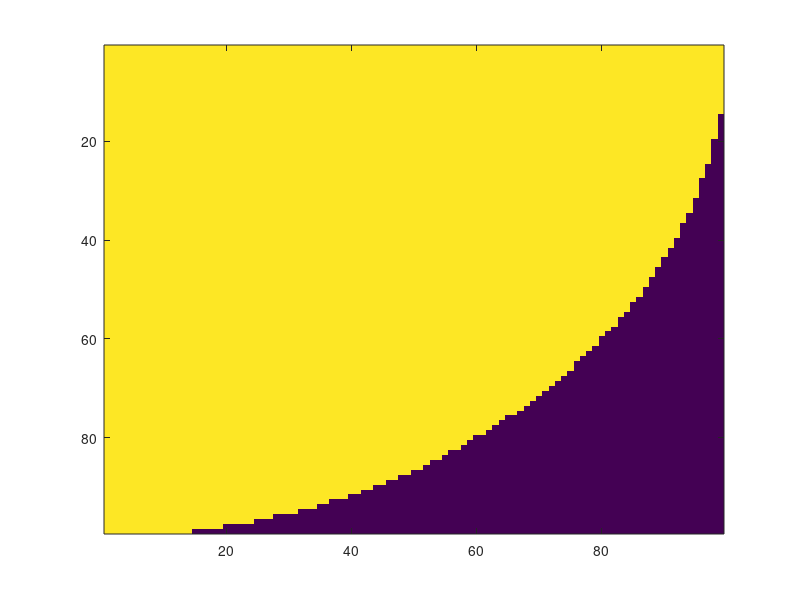

Write the MATLAB code that produced this figure.
r = 100;
A = zeros(10);

for i=1:r
    for j=1:r
        if (i/r)^2+(j/r)^2 < 1
            A(i,j) = 1;
        end
    end
end

imagesc(A)